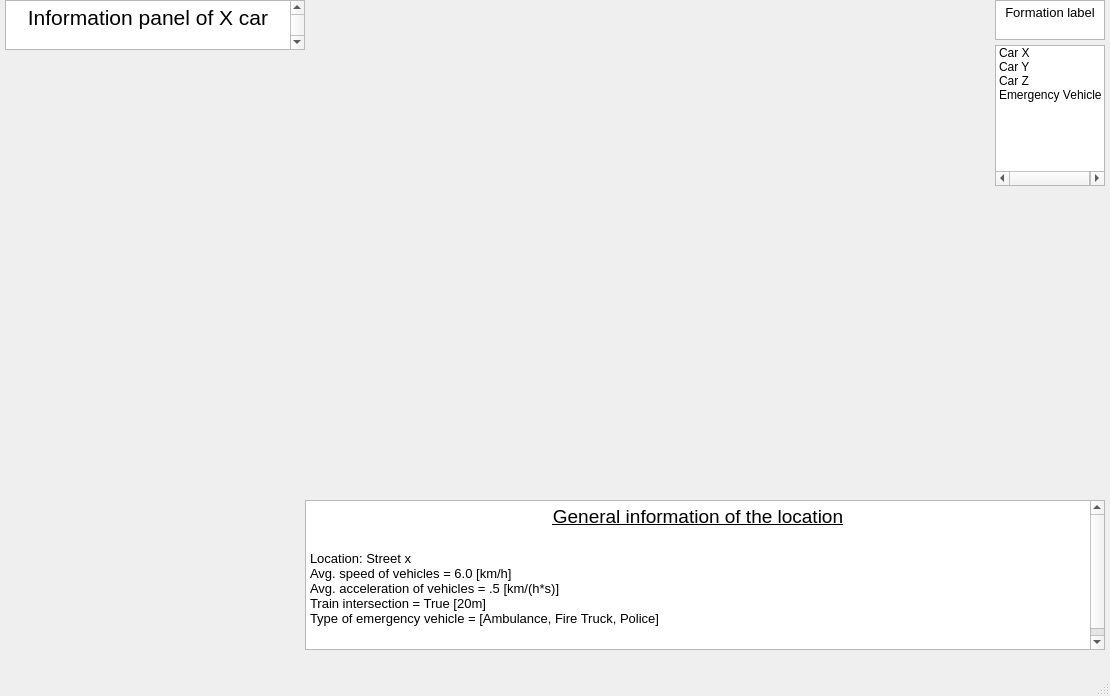
<?xml version="1.0" encoding="UTF-8"?>
<ui version="4.0">
 <class>MainWindow</class>
 <widget class="QMainWindow" name="MainWindow">
  <property name="geometry">
   <rect>
    <x>0</x>
    <y>0</y>
    <width>1110</width>
    <height>696</height>
   </rect>
  </property>
  <property name="windowTitle">
   <string>MainWindow</string>
  </property>
  <widget class="QWidget" name="centralwidget">
   <widget class="QTextBrowser" name="infoText">
    <property name="geometry">
     <rect>
      <x>5</x>
      <y>0</y>
      <width>300</width>
      <height>50</height>
     </rect>
    </property>
    <property name="html">
     <string>&lt;!DOCTYPE HTML PUBLIC &quot;-//W3C//DTD HTML 4.0//EN&quot; &quot;http://www.w3.org/TR/REC-html40/strict.dtd&quot;&gt;
&lt;html&gt;&lt;head&gt;&lt;meta name=&quot;qrichtext&quot; content=&quot;1&quot; /&gt;&lt;style type=&quot;text/css&quot;&gt;
p, li { white-space: pre-wrap; }
&lt;/style&gt;&lt;/head&gt;&lt;body style=&quot; font-family:'MS Shell Dlg 2'; font-size:8.25pt; font-weight:400; font-style:normal;&quot;&gt;
&lt;p align=&quot;center&quot; style=&quot; margin-top:0px; margin-bottom:0px; margin-left:0px; margin-right:0px; -qt-block-indent:0; text-indent:0px;&quot;&gt;&lt;span style=&quot; font-size:16pt;&quot;&gt;Information panel of X car&lt;/span&gt;&lt;/p&gt;
&lt;p align=&quot;center&quot; style=&quot;-qt-paragraph-type:empty; margin-top:0px; margin-bottom:0px; margin-left:0px; margin-right:0px; -qt-block-indent:0; text-indent:0px; font-size:16pt;&quot;&gt;&lt;br /&gt;&lt;/p&gt;&lt;/body&gt;&lt;/html&gt;</string>
    </property>
   </widget>
   <widget class="QLabel" name="accLabel">
    <property name="geometry">
     <rect>
      <x>5</x>
      <y>50</y>
      <width>300</width>
      <height>150</height>
     </rect>
    </property>
    <property name="text">
     <string/>
    </property>
    <property name="pixmap">
     <pixmap>../../../../../Downloads/IMG_20210109_132631.png</pixmap>
    </property>
    <property name="scaledContents">
     <bool>true</bool>
    </property>
   </widget>
   <widget class="QLabel" name="velLabel">
    <property name="geometry">
     <rect>
      <x>5</x>
      <y>200</y>
      <width>300</width>
      <height>150</height>
     </rect>
    </property>
    <property name="text">
     <string/>
    </property>
    <property name="pixmap">
     <pixmap>../../../../../Downloads/IMG_20210109_132647.png</pixmap>
    </property>
    <property name="scaledContents">
     <bool>true</bool>
    </property>
   </widget>
   <widget class="QLabel" name="angLabel">
    <property name="geometry">
     <rect>
      <x>5</x>
      <y>350</y>
      <width>300</width>
      <height>150</height>
     </rect>
    </property>
    <property name="text">
     <string/>
    </property>
    <property name="pixmap">
     <pixmap>../../../../../Downloads/IMG_20210109_132704.png</pixmap>
    </property>
    <property name="scaledContents">
     <bool>true</bool>
    </property>
   </widget>
   <widget class="QLabel" name="currentInfo">
    <property name="geometry">
     <rect>
      <x>5</x>
      <y>500</y>
      <width>300</width>
      <height>150</height>
     </rect>
    </property>
    <property name="text">
     <string/>
    </property>
    <property name="pixmap">
     <pixmap>../../../../../Downloads/IMG_20210109_132718.png</pixmap>
    </property>
    <property name="scaledContents">
     <bool>true</bool>
    </property>
   </widget>
   <widget class="QTextBrowser" name="textBrowser">
    <property name="geometry">
     <rect>
      <x>305</x>
      <y>500</y>
      <width>800</width>
      <height>150</height>
     </rect>
    </property>
    <property name="html">
     <string>&lt;!DOCTYPE HTML PUBLIC &quot;-//W3C//DTD HTML 4.0//EN&quot; &quot;http://www.w3.org/TR/REC-html40/strict.dtd&quot;&gt;
&lt;html&gt;&lt;head&gt;&lt;meta name=&quot;qrichtext&quot; content=&quot;1&quot; /&gt;&lt;style type=&quot;text/css&quot;&gt;
p, li { white-space: pre-wrap; }
&lt;/style&gt;&lt;/head&gt;&lt;body style=&quot; font-family:'MS Shell Dlg 2'; font-size:8.25pt; font-weight:400; font-style:normal;&quot;&gt;
&lt;p align=&quot;center&quot; style=&quot; margin-top:0px; margin-bottom:0px; margin-left:0px; margin-right:0px; -qt-block-indent:0; text-indent:0px;&quot;&gt;&lt;span style=&quot; font-size:14pt; text-decoration: underline;&quot;&gt;General information of the location&lt;/span&gt;&lt;/p&gt;
&lt;p style=&quot;-qt-paragraph-type:empty; margin-top:0px; margin-bottom:0px; margin-left:0px; margin-right:0px; -qt-block-indent:0; text-indent:0px; font-size:14pt; text-decoration: underline;&quot;&gt;&lt;br /&gt;&lt;/p&gt;
&lt;p style=&quot; margin-top:0px; margin-bottom:0px; margin-left:0px; margin-right:0px; -qt-block-indent:0; text-indent:0px;&quot;&gt;&lt;span style=&quot; font-size:10pt;&quot;&gt;Location: Street x&lt;/span&gt;&lt;/p&gt;
&lt;p style=&quot; margin-top:0px; margin-bottom:0px; margin-left:0px; margin-right:0px; -qt-block-indent:0; text-indent:0px;&quot;&gt;&lt;span style=&quot; font-size:10pt;&quot;&gt;Avg. speed of vehicles = 6.0 [km/h]&lt;/span&gt;&lt;/p&gt;
&lt;p style=&quot; margin-top:0px; margin-bottom:0px; margin-left:0px; margin-right:0px; -qt-block-indent:0; text-indent:0px;&quot;&gt;&lt;span style=&quot; font-size:10pt;&quot;&gt;Avg. acceleration of vehicles = .5 [km/(h*s)]&lt;/span&gt;&lt;/p&gt;
&lt;p style=&quot; margin-top:0px; margin-bottom:0px; margin-left:0px; margin-right:0px; -qt-block-indent:0; text-indent:0px;&quot;&gt;&lt;span style=&quot; font-size:10pt;&quot;&gt;Train intersection = True [20m]&lt;/span&gt;&lt;/p&gt;
&lt;p style=&quot; margin-top:0px; margin-bottom:0px; margin-left:0px; margin-right:0px; -qt-block-indent:0; text-indent:0px;&quot;&gt;&lt;span style=&quot; font-size:10pt;&quot;&gt;Type of emergency vehicle = [Ambulance, Fire Truck, Police]&lt;/span&gt;&lt;/p&gt;
&lt;p style=&quot;-qt-paragraph-type:empty; margin-top:0px; margin-bottom:0px; margin-left:0px; margin-right:0px; -qt-block-indent:0; text-indent:0px; font-size:10pt;&quot;&gt;&lt;br /&gt;&lt;/p&gt;
&lt;p style=&quot;-qt-paragraph-type:empty; margin-top:0px; margin-bottom:0px; margin-left:0px; margin-right:0px; -qt-block-indent:0; text-indent:0px;&quot;&gt;&lt;br /&gt;&lt;/p&gt;&lt;/body&gt;&lt;/html&gt;</string>
    </property>
   </widget>
   <widget class="QListWidget" name="listWidget">
    <property name="geometry">
     <rect>
      <x>995</x>
      <y>45</y>
      <width>110</width>
      <height>141</height>
     </rect>
    </property>
    <item>
     <property name="text">
      <string>Car X</string>
     </property>
    </item>
    <item>
     <property name="text">
      <string>Car Y</string>
     </property>
    </item>
    <item>
     <property name="text">
      <string>Car Z</string>
     </property>
    </item>
    <item>
     <property name="text">
      <string>Emergency Vehicle</string>
     </property>
    </item>
   </widget>
   <widget class="QTextBrowser" name="formationLabel">
    <property name="geometry">
     <rect>
      <x>995</x>
      <y>0</y>
      <width>110</width>
      <height>40</height>
     </rect>
    </property>
    <property name="html">
     <string>&lt;!DOCTYPE HTML PUBLIC &quot;-//W3C//DTD HTML 4.0//EN&quot; &quot;http://www.w3.org/TR/REC-html40/strict.dtd&quot;&gt;
&lt;html&gt;&lt;head&gt;&lt;meta name=&quot;qrichtext&quot; content=&quot;1&quot; /&gt;&lt;style type=&quot;text/css&quot;&gt;
p, li { white-space: pre-wrap; }
&lt;/style&gt;&lt;/head&gt;&lt;body style=&quot; font-family:'MS Shell Dlg 2'; font-size:8.25pt; font-weight:400; font-style:normal;&quot;&gt;
&lt;p align=&quot;center&quot; style=&quot; margin-top:0px; margin-bottom:0px; margin-left:0px; margin-right:0px; -qt-block-indent:0; text-indent:0px;&quot;&gt;&lt;span style=&quot; font-size:10pt;&quot;&gt;Formation label&lt;/span&gt;&lt;/p&gt;&lt;/body&gt;&lt;/html&gt;</string>
    </property>
   </widget>
  </widget>
  <widget class="QMenuBar" name="menubar">
   <property name="geometry">
    <rect>
     <x>0</x>
     <y>0</y>
     <width>1110</width>
     <height>21</height>
    </rect>
   </property>
  </widget>
  <widget class="QStatusBar" name="statusbar"/>
 </widget>
 <resources/>
 <connections/>
</ui>
